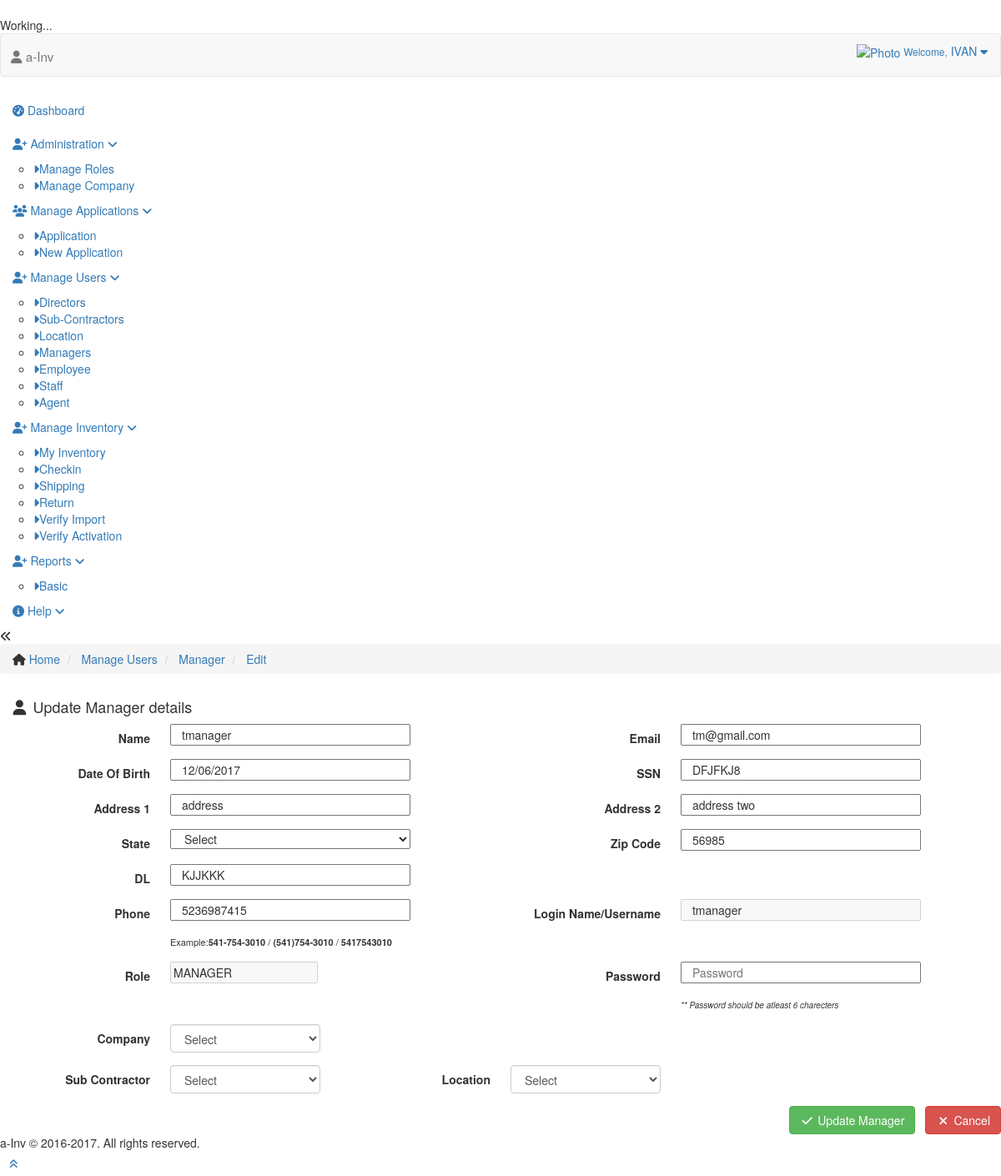
The app's page /users/Manager/edit/20171214075006 (signed in) with its own data.
### tables this page shows
CREATE TABLE IF NOT EXISTS `company_users` (
  `ID` bigint(21) NOT NULL AUTO_INCREMENT,
  `USER_ID` varchar(20) DEFAULT NULL,
  `NAME` varchar(50) DEFAULT NULL,
  `PARENT` bigint(21) DEFAULT '0',
  `ROLE_ID` bigint(21) DEFAULT NULL,
  `ROLE_NAME` varchar(50) DEFAULT NULL,
  `PROFILE_PIC` varchar(150) DEFAULT NULL,
  `EMAIL_ID` varchar(100) DEFAULT NULL,
  `PHONE` varchar(20) DEFAULT NULL,
  `COMPANY` bigint(21) DEFAULT NULL,
  `SUBCONTRACTOR` bigint(21) DEFAULT '0',
  `ADDED_ON` datetime DEFAULT NULL,
  `ADDED_BY` varchar(200) DEFAULT NULL,
  `STATUS` tinyint(2) DEFAULT '1',
  `DOB` date DEFAULT NULL,
  `SOCIAL` varchar(50) DEFAULT NULL,
  `ADDRESS_ONE` text,
  `ADDRESS_TWO` text,
  `STATE` text,
  `ZIP_CODE` text,
  `DL` text,
  PRIMARY KEY (`ID`)
);

CREATE TABLE IF NOT EXISTS `credentials` (
  `ID` bigint(21) NOT NULL AUTO_INCREMENT,
  `USER_NAME` varchar(50) DEFAULT NULL,
  `PASS_WORD` varchar(150) DEFAULT NULL,
  `LOGIN_DT` datetime DEFAULT NULL,
  `USER_ID` varchar(100) DEFAULT NULL,
  `PRE_FIX` varchar(35) DEFAULT NULL,
  `STATUS` tinyint(2) DEFAULT '1',
  PRIMARY KEY (`ID`)
);

### index.php (called while the page is built, shortened)
<?php
require 'application/libs/controller.php';
require 'application/libs/model.php';
$objApp = new Application();

### application/libs/model.php (called while the page is built, shortened)
<?php
	class Model {
		public $objDBConn = NULL;
		private function openDatabaseConnection() {
			$options = array( PDO::ATTR_DEFAULT_FETCH_MODE => PDO::FETCH_OBJ, PDO::ATTR_ERRMODE => PDO::ERRMODE_WARNING );
			$this->objDBConn = new PDO(DB_TYPE . ':host=' . DB_HOST . ';dbname=' . DB_NAME, DB_USER, DB_PASS, $options);
		}
		public function getData($arrData, $getAll = false) {
			$fields = ( $arrData [ 'FIELDS' ] == '' ) ? "*" : $arrData [ 'FIELDS' ];
			$table = $arrData [ 'TABLE' ];
			$where = ( $arrData [ 'WHERE' ] ) ? " WHERE " . $arrData [ 'WHERE' ] : "";
			$orderby = '';
			$limit = '';
			$groupby = '';
			if ( $arrData [ 'ORDER' ] != '' ) {
				$orderby = " ORDER BY " . $arrData [ 'ORDER' ];
			}
			$strQuery = "SELECT " . $fields . " FROM " . $table . $where . $groupby . $orderby . $limit;
			$objStmt = $this->objDBConn->prepare($strQuery);
			$objStmt->execute();
			return ( $getAll ) ? $objStmt->fetchAll() : $objStmt->fetch();
		}
	}

### application/models/company.php (called while the page is built, shortened)
<?php
	class companyModel extends Model {
		function getCUserDetails($iUserId){
			$arrData[ 'FIELDS' ] = "U.*, C.USER_NAME, A.NAME AS CNAME";
			$arrData[ 'TABLE' ] = COMPANY_USERS . " U, " . CREDS . " C, " . COMPANY . " A";
			$arrData[ 'WHERE' ] = " U.USER_ID = ". $iUserId;
			$arrData[ 'WHERE' ] .= " AND U.USER_ID = C.USER_ID ";
			$arrData[ 'WHERE' ] .= " AND U.COMPANY = A.ID ";
			return $this->getData($arrData);
		}
	}

### application/libs/controller.php (called while the page is built, shortened)
<?php
	class Controller {
		public function loadModel($model_name) {
			if ( file_exists('application/models/' . strtolower($model_name) . '.php') ) {
				return new $strObj();
			}
		}
		function getParameters($i = 1){
			$url = rtrim($_GET[ 'url' ], '/');
			$url = filter_var($url, FILTER_SANITIZE_URL);
			$url = explode('/', $url);
			return $url[ $i + 1 ];
		}
	}

### application/views/users/index.php (the view, shortened to what this page needs)
<?php
	function addUserForm( $arrOptions ) {
			$strType = $arrOptions['strtype'];
			$action = $arrOptions['action'];;
			$arrUser = $arrOptions['arrUser'];
			$bShowCmpny = $arrOptions['bShowCmpny'];
			$bSubCShow = $arrOptions['bSubCShow'];
		?>
		<form id="company_user_add_form" class="form-horizontal" role="form" method="post" action="<?php echo $action?>">
			<div class="form-group">
				<label class="col-sm-2 control-label no-padding-right" for="form-field-1">Name</label>
				<div class="col-sm-4">
					<input value="<?php echo $arrUser->NAME?>" type="text" id="name" id name="name" placeholder="Full Name" class="required col-xs-10 col-sm-9" />
				</div>
				<label class="col-sm-2 control-label no-padding-right" for="form-field-1">Email</label>
				<div class="col-sm-4">
					<input value="<?php echo $arrUser->EMAIL_ID?>" type="text" id="email" id name="email" placeholder="Email ID" class="required col-xs-10 col-sm-9" />
				</div>
			</div>
            <div class="form-group">
                <label class="col-sm-2 control-label no-padding-right" for="form-field-1">Date Of Birth</label>
                <div class="col-sm-4">
                    <input value="<?php echo $arrUser->DOB?>" type="text" id="dob"
                           name="dob" placeholder="Date of Birth" class="required col-xs-10 col-sm-9" />
                </div>
                <label class="col-sm-2 control-label no-padding-right" for="form-field-1">SSN</label>
                <div class="col-sm-4">
                    <input value="<?php echo $arrUser->SOCIAL?>" type="text"
                           id="social" name="social" placeholder="Social Security Number"
                           class="required col-xs-10 col-sm-9" />
                </div>
            </div>
            <?php if( $arrOptions['ida'] ) { ?>
                <div class="form-group">
                    <label class="col-sm-2 control-label no-padding-right" for="form-field-1">Address 1</label>
                    <div class="col-sm-4">
                        <input value="<?php echo $arrUser->ADDRESS_ONE?>" type="text"
                               id="address_one" name="address_one" placeholder="Address 1" class="required col-xs-10 col-sm-9" />
                    </div>
                    <label class="col-sm-2 control-label no-padding-right" for="form-field-1">Address 2</label>
                    <div class="col-sm-4">
                        <input value="<?php echo $arrUser->ADDRESS_TWO?>" type="text"
                               id="address_two" name="address_two" placeholder="Address 2" class="col-xs-10 col-sm-9" />
                    </div>
                </div>
                <div class="form-group">
                    <label class="col-sm-2 control-label no-padding-right" for="form-field-1">State</label>
                    <div class="col-sm-4">
                        <?php include "states.php"; ?>
                    </div>
                    <label class="col-sm-2 control-label no-padding-right" for="form-field-1">Zip Code</label>
                    <div class="col-sm-4">
                        <input value="<?php echo $arrUser->ZIP_CODE?>" type="text"
                               id="zipcode" id name="zipcode" placeholder="Zip Code" class="required zipcodeUS col-xs-10 col-sm-9" />
                    </div>
                </div>
            <?php } ?>
            <div class="form-group">
                <label class="col-sm-2 control-label no-padding-right" for="form-field-1">DL</label>
                <div class="col-sm-4">
                    <input value="<?php echo $arrUser->DL?>" type="text"
                           id="dl" id name="dl" placeholder="DL#" class="col-xs-10 col-sm-9" />
                </div>
            </div>
			<div class="form-group">
				<label class="col-sm-2 control-label no-padding-right" for="form-field-1">Phone</label>
				<div class="col-sm-4">
					<input value="<?php echo $arrUser->PHONE?>"
                           type="text" id="phone" id name="phone" placeholder="Phone Number ( Example (541)754-3010 )" class="phoneUS col-xs-10 col-sm-9" />
                    <br /><br />
                    <span style="font-size: 11px; font-style: normal">
                        Example:<strong>541-754-3010</strong> / <strong>(541)754-3010</strong> / <strong>5417543010</strong></span>
                </div>
				<label class="col-sm-2 control-label no-padding-right" for="form-field-1">Login Name/Username</label>
				<div class="col-sm-4">
					<?php
						if( $arrUser->USER_NAME != '' ){
							?><input disabled value="<?php echo $arrUser->USER_NAME?>" type="text" id="username" name="username" placeholder="Login Name/Username" class="required col-xs-10 col-sm-9" /><?php
						} else {
							?>
                            <input type="text" id="username" name="username" placeholder="Login Name/Username" class="required col-xs-10 col-sm-9" />
                            <br /><br />
                            <span style="font-size: 10px; font-style: italic">** Username should be atleast 6 charecters</span>
                            <?php
						}
					?>
				</div>
			</div>
			<div class="form-group">
				<label class="col-sm-2 control-label no-padding-right" for="form-field-1">Role</label>
				<div class="col-sm-2">
					<input type="text" disabled value="<?php echo strtoupper($strType)?>" />
				</div>
				<div class="col-sm-2"></div>
				<label class="col-sm-2 control-label no-padding-right" for="form-field-1">Password</label>
				<div class="col-sm-4">
					<?php  if( $arrUser->USER_NAME != '' ){ $isRequired = "";	} else { $isRequired = "required";} ?>
					<input type="password" id="password" name="password" placeholder="Password" class="<?php echo $isRequired?> col-xs-10 col-sm-9" />
				    <br /><br />
                    <span style="font-size: 10px; font-style: italic">** Password should be atleast 6 charecters</span>
                </div>
			</div>
			<div class="form-group">
				<?php if( $bShowCmpny ) { ?>
					<label class="col-sm-2 control-label no-padding-right" for="form-field-1">Company</label>
					<div class="col-sm-2">
						<select class="form-control required" id="company" name="company">
							<option value="">Select</option>
						</select>
					</div>
				<?php } ?>
			</div>
			<?php if( $strType == 'manager' ) { ?>
                <div class="form-group">
                    <?php if( $bSubCShow ) { ?>
                        <label class="col-sm-2 control-label no-padding-right" for="form-field-1"  id="subcholderL">Sub Contractor</label>
                        <div class="col-sm-2" id="subcholder">
                            <select class="form-control" id="subc" name="subc">
                                <option value="">Select</option>
                            </select>
                        </div>
                    <?php } else {
                        ?>
                            <label class="col-sm-2 control-label no-padding-right" for="form-field-1"></label>
                            <div class="col-sm-2"></div>
                        <?php
                    }?>
                    <label class="col-sm-2 control-label no-padding-right" for="form-field-1">Location</label>
                    <div class="col-sm-2" id="locationholder">
                        <select class="form-control" id="location" name="location">
                            <option value="">Select</option>
                        </select>
                    </div>
                </div>
			<?php } ?>
			<div class="clearfix form-actions">
				<div class="text-right">
					<?php if( $arrUser->USER_NAME != '' ){ ?>
						<button class="subbtn btn btn-success" type="submit"> <i class="ace-icon fa fa-fw fa-check"></i> Update <?php echo ucfirst($strType)?><span></span> </button>
					<?php } else  { ?>
						<button class="subbtn btn btn-success" type="submit"> <i class="ace-icon fa fa-fw fa-check"></i> Add <?php echo ucfirst($strType)?><span></span> </button>
					<?php } ?>
					<a href="javascript:location.href='/users/<?php echo $strType?>'">
                        <button class="btn btn-danger" type="button"  onclick="javascript:location.href=/users/<?php echo $strType?>">
                            <i class="ace-icon fa fa-fw fa-times"></i> Cancel<span></span>
                        </button>
                    </a>
				</div>
			</div>
		</form>
	<?php } ?>

### records on screen
company_users: name "tmanager", email "tm@gmail.com", dob "12/06/2017", social "DFJFKJ8", address_one "address", address_two "address two", zipcode "56985", dl "KJJKKK", phone "5236987415", username "tmanager"

### other values on screen
$objC->userFullName() "IVAN"
$strType "Manager"
